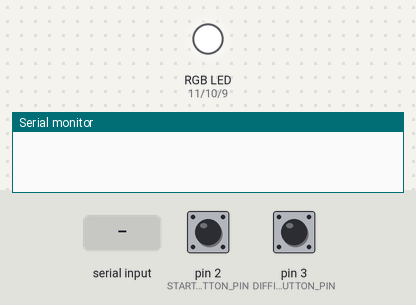
The program below on a simulated Arduino Uno, built with avr-gcc and run on an emulated ATmega328P. On the bench: an RGB LED mixed from three pins (HIGH = lit), the last lines printed to the serial monitor. Dashed ring = blinking. Inputs (shaded band) come from the test bench; at power-on: pin 2 (START_BUTTON_PIN) HIGH, pin 3 (DIFFICULTY_BUTTON_PIN) HIGH. Random numbers use the default seed unless the program sets one.

Above: at 1.2 s.
1.3 s: pin 2 (START_BUTTON_PIN) pulled LOW for 0.15 s
At 1.51 s:
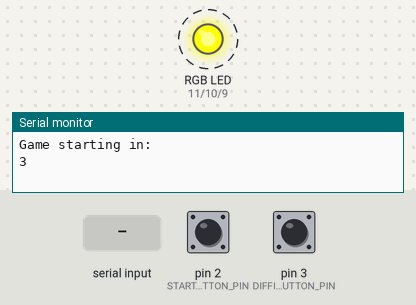
4.3 s: "1\n" received over Serial
At 5.5 s:
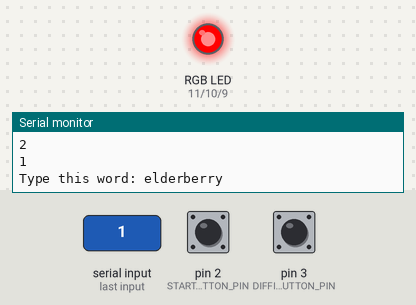
5.8 s: pin 2 (START_BUTTON_PIN) pulled LOW for 1 s
At 6.5 s:
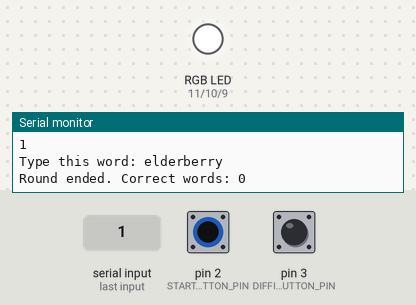
8.3 s: pin 2 (START_BUTTON_PIN) pulled LOW for 0.15 s
At 11.35 s:
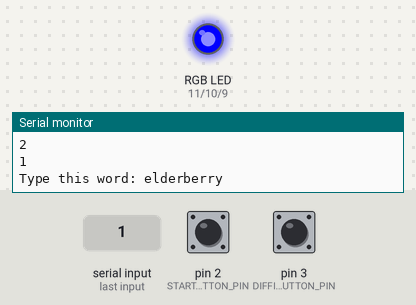
11.4 s: pin 2 (START_BUTTON_PIN) pulled LOW for 3.2 s
At 12.0 s:
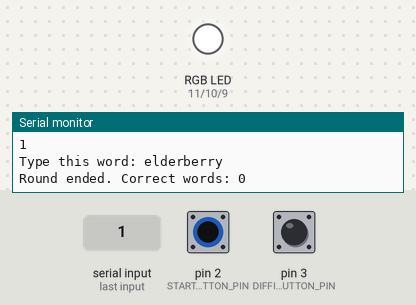
Timing chart, 0 to 14.4 s (numbered marks = the images above; inputs shaded):
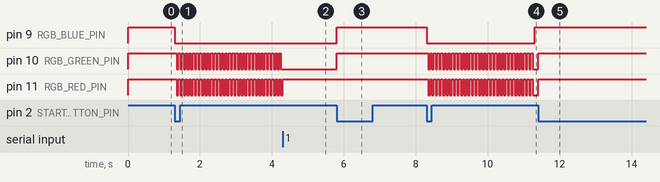

Measured:
- after the input at 1.3 s, pin 9 (RGB_BLUE_PIN): HIGH → LOW at once; pin 10 (RGB_GREEN_PIN), pin 11 (RGB_RED_PIN): alternates HIGH for 0.05 s and LOW for 0.05 s, starting after 0.05 s
- after the input at 4.3 s, pin 11 (RGB_RED_PIN): LOW → HIGH at once
- after the input at 5.8 s, pin 9 (RGB_BLUE_PIN), pin 10 (RGB_GREEN_PIN): LOW → HIGH at once
- after the input at 8.3 s, pin 9 (RGB_BLUE_PIN): HIGH → LOW at once, → HIGH 3.0 s later; pin 10 (RGB_GREEN_PIN), pin 11 (RGB_RED_PIN): alternates HIGH for 0.05 s and LOW for 0.05 s, starting after 0.05 s
- after the input at 11.4 s, pin 10 (RGB_GREEN_PIN), pin 11 (RGB_RED_PIN): LOW → HIGH at once

The program:

main.cpp
```cpp
// #include <avr/interrupt.h>
#include <Arduino.h>

// Pin definitions
#define RGB_RED_PIN 11
#define RGB_GREEN_PIN 10
#define RGB_BLUE_PIN 9
#define START_BUTTON_PIN 2
#define DIFFICULTY_BUTTON_PIN 3

// Game state variables
// enum Difficulty { EASY, MEDIUM, HARD };
volatile bool gameActive = false;
volatile bool startButtonPressed = false;
volatile bool difficultyButtonPressed = false;
// Difficulty difficulty = EASY;
int difficulty = 1;
unsigned long lastDebounceTime = 0;
const unsigned long debounceDelay = 50; // 50ms debounce delay

// Word list
const char* wordList[] = {"apple", "banana", "cherry", "date", "elderberry"};
const int wordCount = sizeof(wordList) / sizeof(wordList[0]);
int currentWordIndex = 0;
int correctWords = 0;

// Timing variables
unsigned long roundStartTime = 0;
unsigned long countdownTime = 3000;  // 3 seconds countdown
unsigned long roundDuration = 30000; // 30 seconds per round
unsigned long wordInterval = 5000;   // Default interval (changes with difficulty)
unsigned long lastWordTime = 0;

// Function declarations
void setLEDColor(int r, int g, int b);
void startButtonISR();
void difficultyButtonISR();
void startGame();
void endGame();
void cycleDifficulty();
void handleWordInput();
void displayNewWord();

String removeCharacter(const String& str, char ch) {
    String result;
    for (char c : str) {
        if (c != ch) {  // Only add characters that are not equal to the target character
            result += c;
        }
        else {
        result.remove(result.length()-1);

        }
    }
    return result;
}


void setup() {
  // Initialize serial communication
  Serial.begin(9600);

  // RGB LED setup
  pinMode(RGB_RED_PIN, OUTPUT);
  pinMode(RGB_GREEN_PIN, OUTPUT);
  pinMode(RGB_BLUE_PIN, OUTPUT);
  setLEDColor(255, 255, 255); // Standby (White)

  // Buttons setup
  pinMode(START_BUTTON_PIN, INPUT_PULLUP);
  pinMode(DIFFICULTY_BUTTON_PIN, INPUT_PULLUP);

  // Attach interrupts for buttons
  attachInterrupt(digitalPinToInterrupt(START_BUTTON_PIN), startButtonISR, FALLING);
  attachInterrupt(digitalPinToInterrupt(DIFFICULTY_BUTTON_PIN), difficultyButtonISR, FALLING);

  // Seed random generator
  randomSeed(analogRead(0));
}

void loop() {
  // Check if the game should start or stop
  if (startButtonPressed) {
    startButtonPressed = false;
    if (gameActive) {
      endGame();
    } else {
      startGame();
    }
  }

  // Handle difficulty button press
  if (difficultyButtonPressed) {
    difficultyButtonPressed = false;
    if (!gameActive) {
      cycleDifficulty();
    }
  }

  // Game logic when active
  if (gameActive) {
    if (millis() - roundStartTime >= roundDuration) {
      endGame();
    } else {
      handleWordInput();
    }
  }
}

void startGame() {
  gameActive = true;
  correctWords = 0;
  roundStartTime = millis();
  lastWordTime = millis();
  Serial.println("Game starting in:");
  for (int i = 30; i > 0; i--) {
    setLEDColor(255, 255, 0); // Yellow for countdown
    if(i%10==0)Serial.println(i/10);
    delay(50);
    setLEDColor(0, 0, 0);
    delay(50);
  }
  setLEDColor(0, 0, 255); // Green to start game
  displayNewWord();
}

void endGame() {
  gameActive = false;
  setLEDColor(255, 255, 255); // White for standby
  Serial.print("Round ended. Correct words: ");
  Serial.println(correctWords);
}

void cycleDifficulty() {
  difficulty = (difficulty + 1) % 3;
  switch (difficulty) {
    case 1: wordInterval = 5000; Serial.println("Easy mode on! - 5s: "); break;
    case 2: wordInterval = 3000; Serial.println("Medium mode on!  - 3s: "); break;
    case 3: wordInterval = 1500; Serial.println("Hard mode on! - 1.5s: "); break;
  }
}

void handleWordInput() {
  // Simulate word entry
  if (millis() - lastWordTime >= wordInterval) {
    lastWordTime = millis();
    Serial.println("New word timed out. Displaying next word.");
    displayNewWord();
  }

  if (Serial.available()) {
    String input = Serial.readStringUntil('\n');
    input.trim();
    input = removeCharacter(input, 8);
  //verifica cuvantul

    if (input.equals(wordList[currentWordIndex])) {
      correctWords++;
      setLEDColor(0, 255, 0); // Green for correct word
      displayNewWord();

      lastWordTime = 0;
    } else {
      setLEDColor(255, 0, 0); // Red for error
    }
  }
}

void displayNewWord() {
  currentWordIndex = random(0, wordCount);
  Serial.print("Type this word: ");
  Serial.println(wordList[currentWordIndex]);
}

void setLEDColor(int r, int g, int b) {
  analogWrite(RGB_RED_PIN, r);
  analogWrite(RGB_GREEN_PIN, g);
  analogWrite(RGB_BLUE_PIN, b);
}

void startButtonISR() {
  unsigned long currentMillis = millis();
  if (currentMillis - lastDebounceTime > debounceDelay) {
    startButtonPressed = true;
    lastDebounceTime = currentMillis;
  }
}

void difficultyButtonISR() {
  unsigned long currentMillis = millis();
  if (currentMillis - lastDebounceTime > debounceDelay) {
    difficultyButtonPressed = true;
    lastDebounceTime = currentMillis;
  }
}
```
